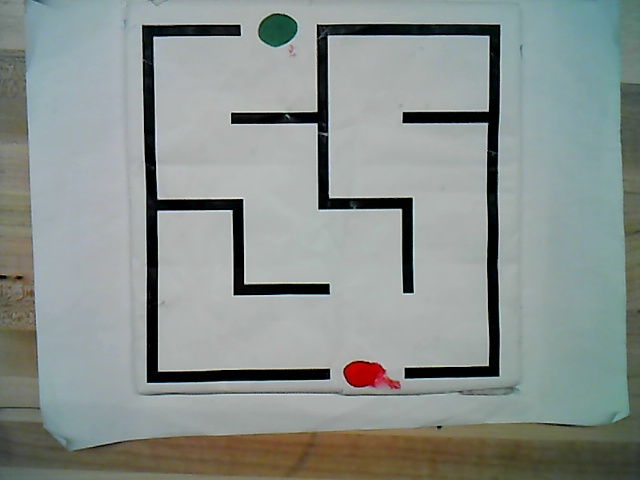
#> input picture camera_test.jpg, 640 x 480 px
$ python -i maze_solver_bfs_v5.py   (imports and definitions only)
#> lines starting #> are read from the running program, lines starting #| are printed output that depends on the picture; after the words box and inside, x2 and y2 are one past the last pixel; in counts of white or black regions, pixels touching at a corner belong together
#> further down, picture is the input picture: shape (480, 640, 3); mean B, G, R 142.1, 145.7, 137.9
#!/usr/bin/env python3
"""
Clean CLIP-based Maze Solver with Gemini AI and Homography Calibration

This program provides a complete maze-solving robot system that:
- Uses Gemini AI to detect colored markers (green=start, red=end)
- Applies homography transformation for accurate camera-to-robot coordinates
- Performs wall detection and creates navigable maze grids
- Uses BFS algorithm to find optimal paths
- Controls a Dobot robot arm to execute the solution

Author: Abdulhamid Mathkur
"""

# ==================== IMPORTS ====================
import cv2, numpy as np, argparse, base64, json, collections

# Optional Gemini AI import
try:
    import google.generativeai as genai
    HAS_GEMINI = True
except ImportError:
    HAS_GEMINI = False

# ==================== CALIBRATION DATA ====================
# Pre-defined calibration points for homography transformation
# These map camera pixel coordinates to robot workspace coordinates
CALIB_IMG_PTS_PX_FULL = np.array([
    [131, 175],  # Camera point 1 (top-left)
    [495, 168],  # Camera point 2 (top-right)
    [500, 435],  # Camera point 3 (bottom-right)
    [117, 444],  # Camera point 4 (bottom-left)
], dtype=np.float32)

CALIB_ROBOT_PTS_MM = np.array([
    [334.41, 72.54],   # Robot coordinate 1
    [337.80, -105.18], # Robot coordinate 2
    [214.22, -104.18], # Robot coordinate 3
    [207.26, 82.09],   # Robot coordinate 4
], dtype=np.float32)

# ==================== HOMOGRAPHY FUNCTIONS ====================
# [37 lines left out: functions compute_homography_img2robot, apply_homography, not called in this run]

# Initialize homography matrix globally
HOMOGRAPHY_MATRIX = None
# [6 lines not run here, left out]

# ==================== MAZE PROCESSING FUNCTIONS ====================
def detect_walls_and_create_maze(frame):
    """
    Process camera frame to detect maze walls using image processing.

    Args:
        frame: Input camera frame (BGR)

    Returns:
        Binary mask where walls are white (255) and open space is black (0)
    """
    # Convert to grayscale for processing
    gray = cv2.cvtColor(frame, cv2.COLOR_BGR2GRAY)
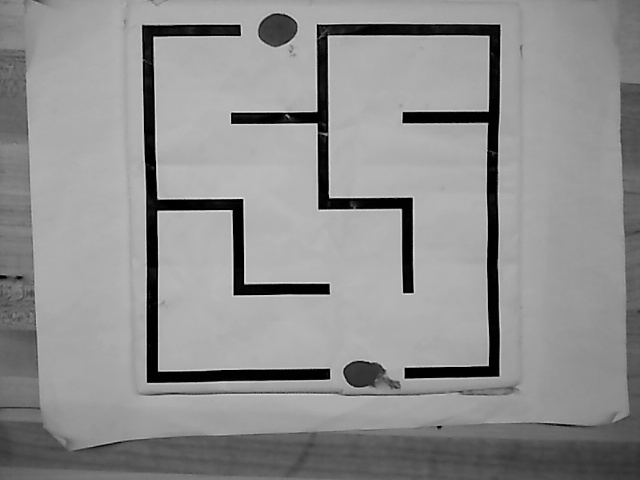
#> gray: shape (480, 640); min 0, max 228, mean 143

    # Reduce noise with Gaussian blur
    gray = cv2.GaussianBlur(gray, (5, 5), 0)

    # Adaptive thresholding to detect dark walls on light background
    thresh = cv2.adaptiveThreshold(gray, 255, cv2.ADAPTIVE_THRESH_GAUSSIAN_C,
                                  cv2.THRESH_BINARY_INV, 21, 5)
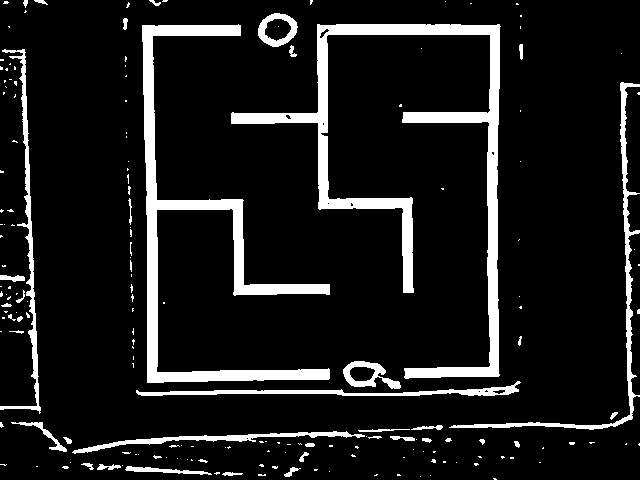
#> thresh: shape (480, 640); 10.5% white; 182 white regions (140 under 20 px), largest, box (x1, y1, x2, y2) and area: (231, 24, 501, 379) 11612, (142, 24, 330, 383) 9239, (449, 82, 640, 430) 2419

    # Morphological operations to clean up the wall detection
    kernel = cv2.getStructuringElement(cv2.MORPH_ELLIPSE, (3, 3))
    thresh = cv2.morphologyEx(thresh, cv2.MORPH_OPEN, kernel)  # Remove noise
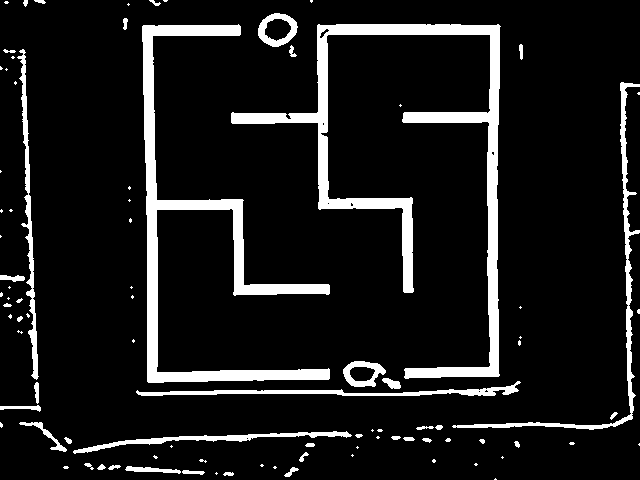
#> thresh: shape (480, 640); 10.1% white; 92 white regions (51 under 20 px), largest, box (x1, y1, x2, y2) and area: (231, 24, 501, 379) 11598, (142, 24, 330, 383) 9233, (452, 82, 640, 430) 2394
    thresh = cv2.morphologyEx(thresh, cv2.MORPH_CLOSE, kernel) # Fill gaps
#> thresh: shape (480, 640); 10.2% white; 92 white regions (51 under 20 px), largest, box (x1, y1, x2, y2) and area: (231, 24, 501, 379) 11621, (142, 24, 330, 383) 9238, (452, 82, 640, 430) 2396

    return thresh

# [121 lines left out: functions create_maze_grid, bfs_path_finding, grid_to_pixel_path, not called in this run]

# ==================== ROBOT POSES ====================
# Pre-defined robot positions for common operations
HOME = dict(x=240.0, y=0.0, z=150.0, r=0.0)  # Safe home position
SCAN = dict(x=240.0, y=0.0, z=75.0, r=0.0)   # Scanning position over maze

# ==================== GEMINI AI AGENT ====================
class GeminiAgent:
    """
    AI agent for detecting colored markers in maze images using Google's Gemini AI.
    """

    # [83 lines left out: functions __init__, detect_markers, not called in this run]

# ==================== MOTION CONTROL AGENT ====================
class MotionAgent:
    """
    Robot motion control agent for Dobot robotic arm.
    Handles coordinate transformation and path execution.
    """

    # [368 lines left out: functions __init__, pixel_to_robot, execute_path, move_to, main, not called in this run]

# ==================== APPLICATION ENTRY POINT ====================
# [2 lines not run here, left out]

>>> import cv2
>>> picture = cv2.imread('camera_test.jpg')
>>> result = detect_walls_and_create_maze(picture)
